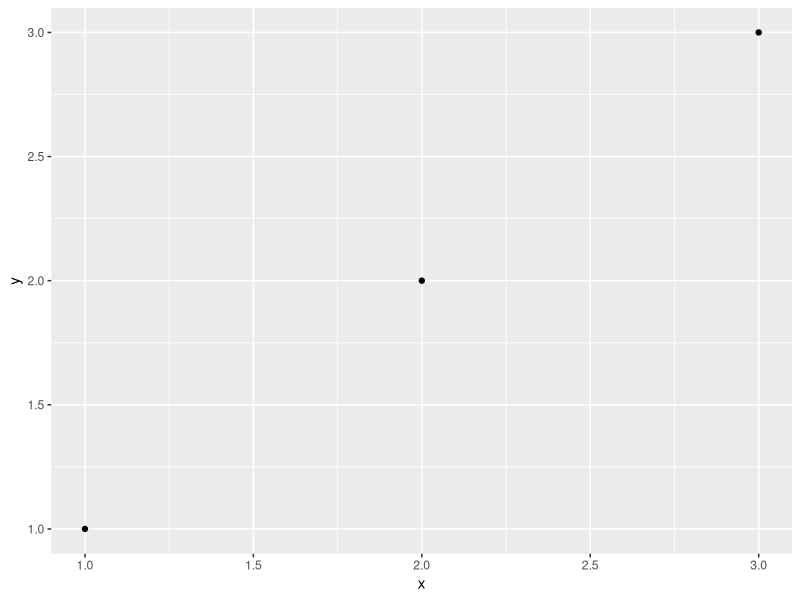
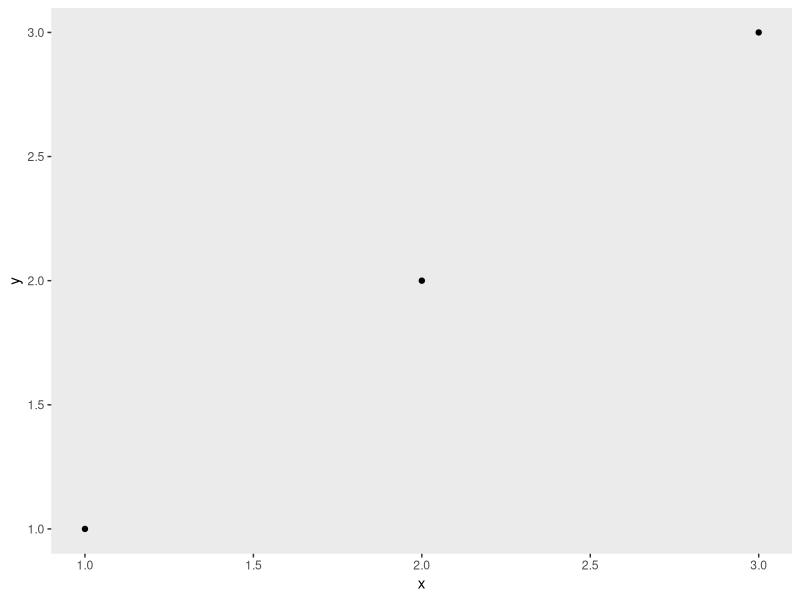

R code for these plots, in order:
library(ggplot2)
df <- data.frame(x = 1:3, y = 1:3)
base <- ggplot(df, aes(x, y)) + geom_point(aes( ))
base
last_plot() + theme(panel.grid.minor = element_blank())+
  theme(panel.grid.major = element_blank())
#last_plot() is a function from the ggplot2 package that returns the last plot created using ggplot2 functions.
#In the following line, last_plot() is used to refer to the last created plot, which is base.